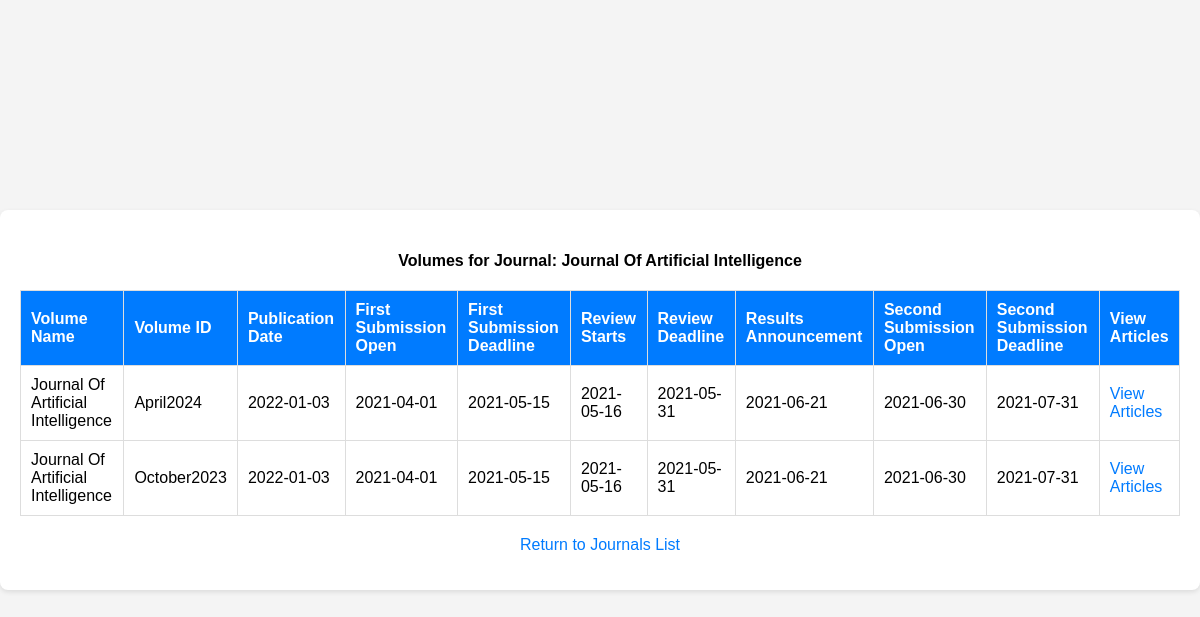
The app's page /PhpProject1/journalVolumes.php?name=Journal+Of+Artificial+Intelligence with its own data.
### tables this page shows
CREATE TABLE `volume` (
  `name` varchar(100) NOT NULL,
  `id` varchar(20) NOT NULL,
  `publicationDate` date DEFAULT NULL,
  `firstSubOpen` date DEFAULT NULL,
  `firstSubDeadline` date DEFAULT NULL,
  `reviewStarts` date DEFAULT NULL,
  `reviewDeadline` date DEFAULT NULL,
  `resultsAnnouncement` date DEFAULT NULL,
  `secondSubOpen` date DEFAULT NULL,
  `secondSubDeadline` date DEFAULT NULL,
  `cameraReadyDeadline` date DEFAULT NULL
);

### PhpProject1/journalVolumes.php (the view, shortened to what this page needs)
<!DOCTYPE html>
<html lang="en">
    <head>
    </head>
    <body>
        <div class="container">
            <?php
            include "connection.php";
            $journalName = urldecode($_GET['name']);
            $sql = "SELECT name,id, publicationDate, firstSubOpen, firstSubDeadline, reviewStarts, reviewDeadline, resultsAnnouncement, secondSubOpen, secondSubDeadline
                FROM volume WHERE name = ?";
            $stmt = $conn->prepare($sql);
            $stmt->bind_param("s", $journalName);
            $stmt->execute();
            $result = $stmt->get_result();
            ?>
            <h4>Volumes for Journal: <?php echo htmlspecialchars($journalName); ?></h4>
            <table border="2" cellspacing="2" cellpadding="2">
                <tr>
                    <th>Volume Name</th>
                    <th>Volume ID</th>
                    <th>Publication Date</th>
                    <th>First Submission Open</th>
                    <th>First Submission Deadline</th>
                    <th>Review Starts</th>
                    <th>Review Deadline</th>
                    <th>Results Announcement</th>
                    <th>Second Submission Open</th>
                    <th>Second Submission Deadline</th>
                    <th>View Articles</th>
                </tr>
                <?php
                while ($row = mysqli_fetch_assoc($result)) {
                    $name = htmlspecialchars($row["name"]);
                    $id = htmlspecialchars($row["id"]);
                    $publicationDate = htmlspecialchars($row["publicationDate"]);
                    $firstSubOpen = htmlspecialchars($row["firstSubOpen"]);
                    $firstSubDeadline = htmlspecialchars($row["firstSubDeadline"]);
                    $reviewStarts = htmlspecialchars($row["reviewStarts"]);
                    $reviewDeadline = htmlspecialchars($row["reviewDeadline"]);
                    $resultsAnnouncement = htmlspecialchars($row["resultsAnnouncement"]);
                    $secondSubOpen = htmlspecialchars($row["secondSubOpen"]);
                    $secondSubDeadline = htmlspecialchars($row["secondSubDeadline"]);
                    ?>
                    <tr>
                        <td><?php echo $name; ?></td>
                        <td><?php echo $id; ?></td>
                        <td><?php echo $publicationDate; ?></td>
                        <td><?php echo $firstSubOpen; ?></td>
                        <td><?php echo $firstSubDeadline; ?></td>
                        <td><?php echo $reviewStarts; ?></td>
                        <td><?php echo $reviewDeadline; ?></td>
                        <td><?php echo $resultsAnnouncement; ?></td>
                        <td><?php echo $secondSubOpen; ?></td>
                        <td><?php echo $secondSubDeadline; ?></td>
                        <td>
                            <a href="volumeArticles.php?volname=<?php echo urlencode($journalName); ?>&volid=<?php echo urlencode($id); ?>">View Articles</a>
                        </td>
                    </tr>
                    <?php
                }
                ?>
            </table>
            <p>
                <a href="allJournals.php">Return to Journals List</a>
            </p>
    </body>
</html>

### PhpProject1/journalVolumes.php (style rules this page uses)
body { font-family: Arial, sans-serif; background-color: #f4f4f4; margin: 0; padding: 0; display: flex; justify-content: center; align-items: center; height: 100vh; }
.container { background-color: #fff; border-radius: 8px; box-shadow: 0 2px 5px rgba(0, 0, 0, 0.1); padding: 20px; text-align: center; max-width: 1400px; width: 100%; }
h4 { margin-bottom: 20px; }
table { width: 100%; border-collapse: collapse; margin-bottom: 20px; }
table, th, td { border: 1px solid #ddd; }
th, td { padding: 10px; text-align: left; }
th { background-color: #007bff; color: #fff; }
a { color: #007bff; text-decoration: none; }
p { margin-top: 20px; }

### records on screen
volume: name "Journal Of Artificial Intelligence", id "April2024", publicationDate "2022-01-03", firstSubOpen "2021-04-01", firstSubDeadline "2021-05-15", reviewStarts "2021-05-16", reviewDeadline "2021-05-31", resultsAnnouncement "2021-06-21", secondSubOpen "2021-06-30", secondSubDeadline "2021-07-31"
volume: name "Journal Of Artificial Intelligence", id "October2023", publicationDate "2022-01-03", firstSubOpen "2021-04-01", firstSubDeadline "2021-05-15", reviewStarts "2021-05-16", reviewDeadline "2021-05-31", resultsAnnouncement "2021-06-21", secondSubOpen "2021-06-30", secondSubDeadline "2021-07-31"

### other values on screen
$journalName "Journal Of Artificial Intelligence"
